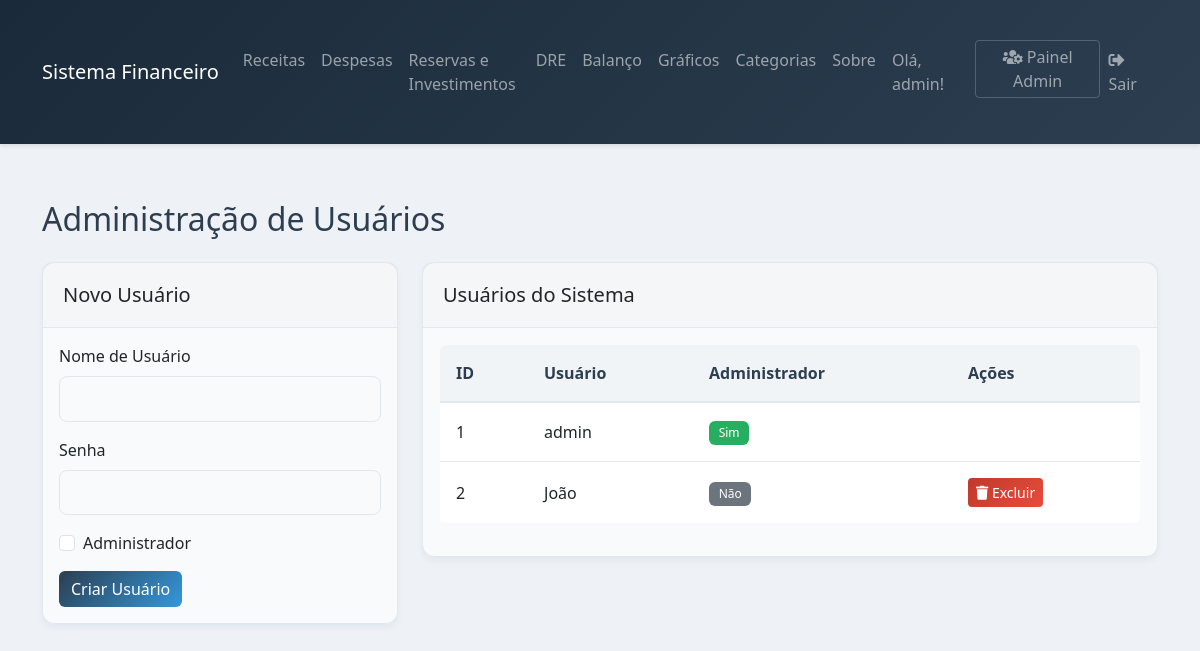
/admin/usuarios (signed in), run on the app's committed database.
### models.py (models this page shows, shortened)
class Usuario(db.Model):
    __tablename__ = 'usuario'
    id = db.Column(db.Integer, primary_key=True)
    username = db.Column(db.String(80), unique=True, nullable=False)
    senha_hash = db.Column(db.String(128))
    is_admin = db.Column(db.Boolean, default=False)
    despesas = db.relationship('Despesa', backref='usuario', lazy=True)
    receitas = db.relationship('Receita', backref='usuario', lazy=True)

### app.py (the view, shortened to what this page needs)
@app.route('/admin/usuarios', methods=['GET', 'POST'])
@admin_required
def admin_usuarios():
    usuarios = Usuario.query.all()
    total_usuarios = len(usuarios)
    pode_criar = total_usuarios < LIMITE_USUARIOS
    return render_template('admin/usuarios.html', usuarios=usuarios, pode_criar=pode_criar, limite_usuarios=LIMITE_USUARIOS)

### app.py (called while the page is built)
def admin_required(f):
    @wraps(f)
    def decorated_function(*args, **kwargs):
        if 'usuario' not in session or not session.get('is_admin'):
            flash('Acesso negado. Apenas administradores podem acessar esta página!', 'danger')
            return redirect(url_for('login'))
        return f(*args, **kwargs)
    return decorated_function

### templates/admin/usuarios.html (shortened to what this page needs)
{% extends "base.html" %}
{% block content %}
<div class="container mt-4">
    <h2>Administração de Usuários</h2>
    <div class="row mt-4">
        <div class="col-md-4">
            <div class="card">
                <div class="card-header">
                    <h5 class="mb-0">Novo Usuário</h5>
                </div>
                <div class="card-body">
                    <form method="POST">
                        <div class="mb-3">
                            <label for="username" class="form-label">Nome de Usuário</label>
                            <input type="text" class="form-control" id="username" name="username" required>
                        </div>
                        <div class="mb-3">
                            <label for="password" class="form-label">Senha</label>
                            <input type="password" class="form-control" id="password" name="password" required>
                        </div>
                        <div class="mb-3 form-check">
                            <input type="checkbox" class="form-check-input" id="is_admin" name="is_admin">
                            <label class="form-check-label" for="is_admin">Administrador</label>
                        </div>
                        <button type="submit" class="btn btn-primary">Criar Usuário</button>
                    </form>
                </div>
            </div>
        </div>
        <div class="col-md-8">
            <div class="card">
                <div class="card-header">
                    <h5 class="mb-0">Usuários do Sistema</h5>
                </div>
                <div class="card-body">
                    <table class="table">
                        <thead>
                            <tr>
                                <th>ID</th>
                                <th>Usuário</th>
                                <th>Administrador</th>
                                <th>Ações</th>
                            </tr>
                        </thead>
                        <tbody>
                            {% for usuario in usuarios %}
                            <tr>
                                <td>{{ usuario.id }}</td>
                                <td>{{ usuario.username }}</td>
                                <td>
                                    <span class="badge {{ 'bg-success' if usuario.is_admin else 'bg-secondary' }}">
                                        {{ 'Sim' if usuario.is_admin else 'Não' }}
                                    </span>
                                </td>
                                <td>
                                    {% if usuario.username != session['usuario'] %}
                                    <form action="{{ url_for('excluir_usuario', id=usuario.id) }}"
                                          method="POST"
                                          style="display: inline;">
                                        <button type="submit" class="btn btn-danger btn-sm">
                                            <i class="fas fa-trash"></i> Excluir
                                        </button>
                                    </form>
                                    {% endif %}
                                </td>
                            </tr>
                            {% endfor %}
                        </tbody>
                    </table>
                </div>
            </div>
        </div>
    </div>
</div>
{% endblock %}

### templates/base.html (shortened to what this page needs)
<!DOCTYPE html>
<html lang="pt-br">
<head>
    <link href="https://cdn.jsdelivr.net/npm/bootstrap@5.3.0/dist/css/bootstrap.min.css" rel="stylesheet">
    <link href="https://cdnjs.cloudflare.com/ajax/libs/font-awesome/5.15.4/css/all.min.css" rel="stylesheet">
</head>
<body>
    {% if 'usuario' in session %}
    <nav class="navbar navbar-expand-lg navbar-dark bg-dark">
        <div class="container">
            <a class="navbar-brand" href="{{ url_for('index') }}">Sistema Financeiro</a>
            <div class="collapse navbar-collapse" id="navbarNav">
                <ul class="navbar-nav me-auto">
                    <li class="nav-item">
                        <a class="nav-link" href="{{ url_for('receitas') }}">Receitas</a>
                    </li>
                    <li class="nav-item">
                        <a class="nav-link" href="{{ url_for('despesas') }}">Despesas</a>
                    </li>
                    <li class="nav-item">
                        <a class="nav-link" href="{{ url_for('reservas') }}">Reservas e Investimentos</a>
                    </li>
                    <li class="nav-item">
                        <a class="nav-link" href="{{ url_for('dre') }}">DRE</a>
                    </li>
                    <li class="nav-item">
                        <a class="nav-link" href="{{ url_for('balanco') }}">Balanço</a>
                    </li>
                    <li class="nav-item">
                        <a class="nav-link" href="{{ url_for('graficos') }}">Gráficos</a>
                    </li>
                    <li class="nav-item">
                        <a class="nav-link" href="{{ url_for('categorias') }}">Categorias</a>
                    </li>
                    <li class="nav-item">
                        <a class="nav-link" href="{{ url_for('sobre') }}">Sobre</a>
                    </li>
                </ul>
                <ul class="navbar-nav">
                    <li class="nav-item">
                        <span class="nav-link">Olá, {{ session['usuario'] }}!</span>
                    </li>
                    {% if session.get('is_admin') %}
                    <li class="nav-item">
                        <a class="nav-link btn btn-outline-light btn-sm admin-btn" href="{{ url_for('admin_usuarios') }}">
                            <i class="fas fa-users-cog"></i> Painel Admin
                        </a>
                    </li>
                    {% endif %}
                    <li class="nav-item">
                        <a class="nav-link" href="{{ url_for('logout') }}">
                            <i class="fas fa-sign-out-alt"></i> Sair
                        </a>
                    </li>
                </ul>
            </div>
        </div>
    </nav>
    {% endif %}
    {% block content %}{% endblock %}
</body>
</html>

### templates/base.html (style rules this page uses)
:root { --primary: #2c3e50; --secondary: #34495e; --success: #27ae60; --danger: #c0392b; --warning: #f39c12; --info: #3498db; --light: #ecf0f1; --dark: #2c3e50; --body-bg: #eef2f7; --card-bg: #f8fafc; --table-bg: #f8fafc; --hover-bg: #e8eef3; --border-color: #e1e8ef; }
body { background-color: var(--body-bg); color: #2c3e50; min-height: 100vh; }
.navbar { background: linear-gradient(135deg, #1a2a3a, #2c3e50); box-shadow: 0 2px 4px rgba(0,0,0,0.1); }
.card { background-color: var(--card-bg); border: none; border-radius: 12px; box-shadow: 0 4px 6px rgba(44, 62, 80, 0.05); margin-bottom: 1.5rem; transition: transform 0.2s ease, box-shadow 0.2s ease; border: 1px solid var(--border-color); }
.card-header { background-color: rgba(44, 62, 80, 0.02); border-bottom: 1px solid var(--border-color); padding: 1.25rem; border-radius: 12px 12px 0 0; }
.table { background-color: var(--table-bg); border-radius: 8px; overflow: hidden; border: 1px solid var(--border-color); }
.table thead th { background-color: rgba(44, 62, 80, 0.03); border-bottom: 2px solid var(--border-color); color: var(--primary); font-weight: 600; padding: 1rem; }
.table tbody tr { transition: all 0.2s ease; border-bottom: 1px solid var(--border-color); }
.table td { padding: 1rem; vertical-align: middle; }
.form-control, .form-select { background-color: var(--card-bg); border: 1px solid var(--border-color); border-radius: 8px; padding: 0.6rem 1rem; transition: all 0.3s ease; }
.badge { padding: 0.5em 0.8em; border-radius: 6px; font-weight: 500; }
.badge.bg-success { background-color: var(--success) !important; }
.container { padding-top: 2rem; padding-bottom: 2rem; }
.btn-primary { background: linear-gradient(135deg, #2c3e50, #3498db); border: none; }
.btn-danger { background: linear-gradient(135deg, #c0392b, #e74c3c); border: none; }
.admin-btn { transition: all 0.3s ease; border: 1px solid rgba(255, 255, 255, 0.2); padding: 0.25rem 0.75rem; background-color: transparent; }

### data on the page
Usuario: usuario "admin", id "1", username "admin", is_admin "Sim"
Usuario: id "2", username "João", is_admin "Não"
